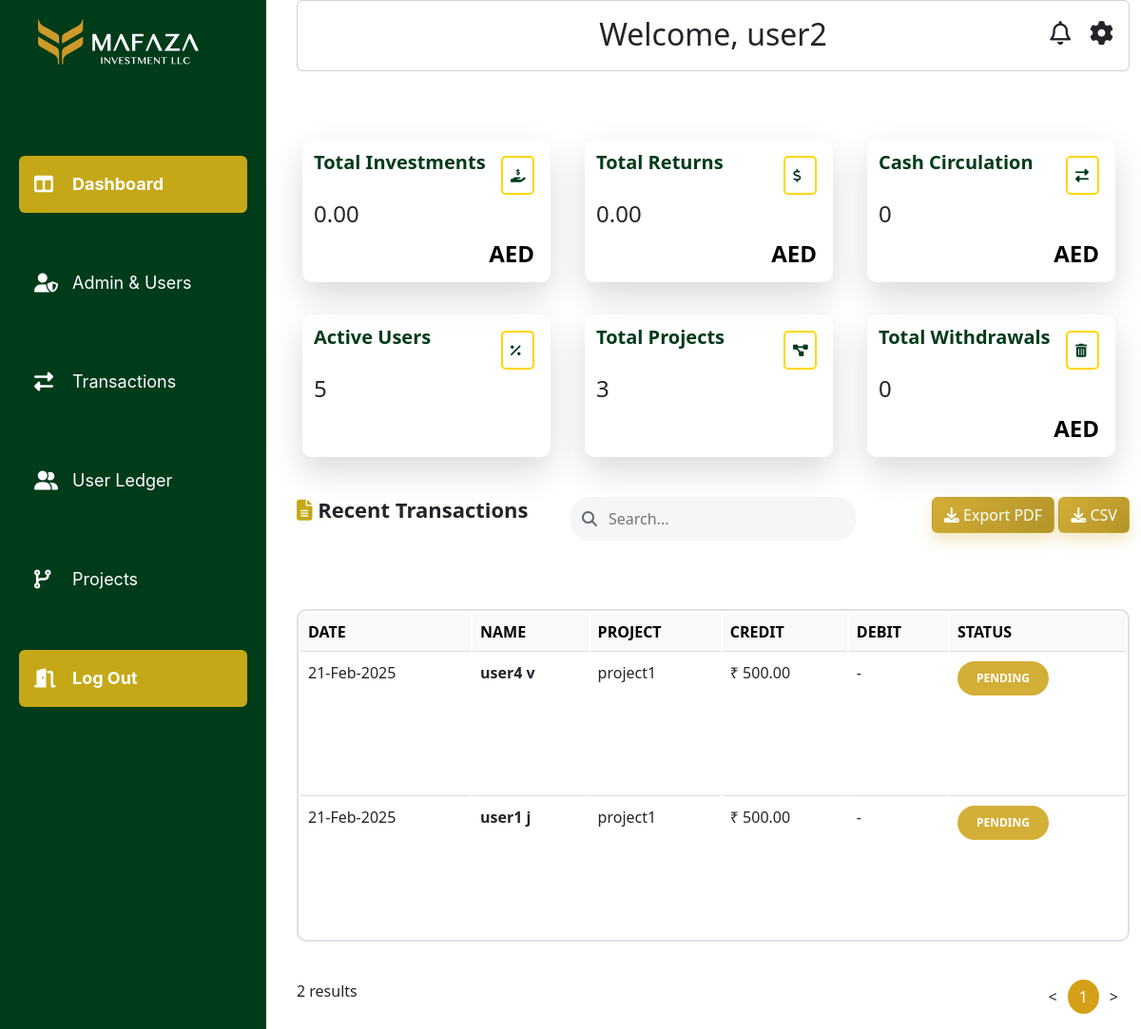
The app's page /mafazapp/admin/transactions/ (signed in), older data.
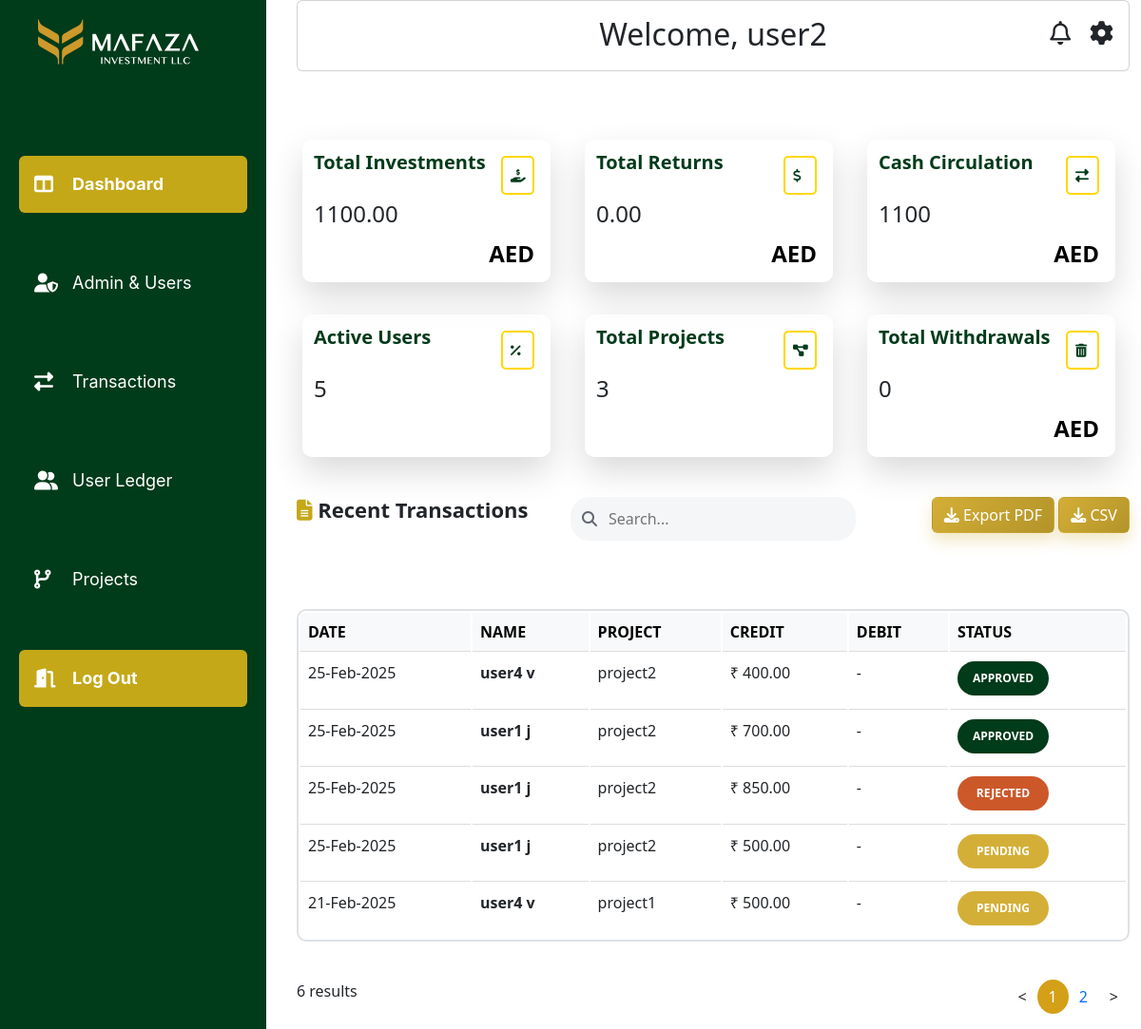
The same page, newer data.
### mafazapp/models.py (models this page shows, shortened)
class Transaction(models.Model):
    TRANSACTION_TYPES = [
        ('investment', 'Investment'),
        ('withdrawal', 'Withdrawal'),
    ]
    date = models.DateField(auto_now_add=True)
    user = models.ForeignKey(CustomUser, on_delete=models.CASCADE)
    amount = models.DecimalField(max_digits=12, decimal_places=2)
    project = models.ForeignKey(InvestmentProject, on_delete=models.CASCADE)
    transaction_type = models.CharField(max_length=20, choices=TRANSACTION_TYPES)
    narration = models.TextField()
    receipt = models.ImageField(upload_to='receipts/', blank=True, null=True)
    status = models.CharField(max_length=10, choices=STATUS_CHOICES, default='pending')  # New field for approval status

class CustomUser(AbstractUser):
    id = models.UUIDField(primary_key=True, default=uuid.uuid4, editable=False)
    phone_number = models.CharField(max_length=15)
    address = models.TextField()
    country = CountryField()
    status = models.CharField(max_length=20, choices=STATUS_CHOICES, default='PENDING')
    is_approved = models.BooleanField(default=False)
    created_at = models.DateTimeField(auto_now_add=True)
    has_requested = models.BooleanField(default=False)

class InvestmentProject(models.Model):
    project_name = models.CharField(max_length=255)
    total_investment = models.DecimalField(max_digits=15, decimal_places=2)
    min_roi = models.DecimalField(max_digits=5, decimal_places=2, help_text="Minimum Return on Investment (%)")
    max_roi = models.DecimalField(max_digits=5, decimal_places=2, help_text="Maximum Return on Investment (%)")
    project_description = models.TextField()
    images = models.ImageField(upload_to='project_images/', blank=True, null=True)
    created_at = models.DateTimeField(auto_now_add=True)

### mafazapp/views.py (the view)
# urls.py: path('admin/transactions/', views.admindashboard, name='admindashboard'),
@user_passes_test(admin_required, login_url='home')
@never_cache
def admindashboard(request):
    user = request.user
    if request.method == "POST" and "update_profile" in request.POST:
        form = UserProfileUpdateForm(request.POST, instance=user)
        if form.is_valid():
            form.save()
            return redirect("admindashboard")
    else:
        form = UserProfileUpdateForm(instance=user)
    total_investments = Transaction.objects.filter(transaction_type="investment", status="approved").aggregate(Sum("amount"))["amount__sum"] or 0
    total_returns = Transaction.objects.filter(transaction_type="return", status="approved").aggregate(Sum("amount"))["amount__sum"] or 0
    total_withdrawals = Transaction.objects.filter(transaction_type="withdrawal").aggregate(Sum("amount"))["amount__sum"] or 0
    cash_circulation = total_investments - total_withdrawals
    active_users = User.objects.filter(is_active=True).count()
    total_projects = InvestmentProject.objects.count()
    transactions_list = Transaction.objects.select_related("user", "project").order_by("-date")
    paginator = Paginator(transactions_list, 5)  # Show 10 transactions per page
    page = request.GET.get("page")
    try:
        transactions = paginator.page(page)
    except PageNotAnInteger:
        transactions = paginator.page(1)
    except EmptyPage:
        transactions = paginator.page(paginator.num_pages)
    context = {
        "form": form,
        "total_investments": total_investments,
        "total_returns": total_returns,
        "cash_circulation": cash_circulation,
        "active_users": active_users,
        "total_projects": total_projects,
        "total_withdrawals": total_withdrawals,
        "transactions": transactions,  # Paginated transactions
    }
    return render(request, "admindashboard.html", context)

### mafazapp/forms.py (shortened to what this page needs)
class UserProfileUpdateForm(forms.ModelForm):
    password = forms.CharField(
        required=False,
        widget=forms.PasswordInput(attrs={'class': 'input-field'}),
        help_text="Leave blank if you don't want to change the password.",
    )
    country = CountryField().formfield(
        widget=CountrySelectWidget(attrs={'class': 'form-control'})
    )
    class Meta:
        model = get_user_model()
        fields = ['username', 'first_name', 'last_name', 'email', 'phone_number', 'address', 'country', 'password']

### mafazapp/views.py (called while the page is built)
def admin_required(user):
    return user.is_authenticated and user.is_staff

### mafazapp/templates/admindashboard.html (shortened to what the changed rows need)
{% load static %}
<!DOCTYPE html>
<html lang="en">
<head>
    <link rel="stylesheet" type="text/css" href="{% static 'css/style.css' %}">
    <link href="https://cdn.jsdelivr.net/npm/bootstrap@5.3.0/dist/css/bootstrap.min.css" rel="stylesheet">
    <link rel="stylesheet" href="https://cdnjs.cloudflare.com/ajax/libs/font-awesome/6.5.1/css/all.min.css">
</head>
<body >
<div class="content">
    <div class="container-fluid" >
        <div class="row">
            <div class="col-lg-12 col-md-12 col-sm-12 col-12">
                <div class="card p-3">
                    <h2 class="text-center">Welcome, {{ request.user.first_name }}</h2>
                </div>
            </div>
        </div>
                <br><br><br>
        <div class="row card1">
            <div class="col-lg-4 col-md-6 col-sm-12 col-12 maincard no-padding">
                <div class="icon"><i class="fas fa-hand-holding-usd"></i></div>
                <h6>Total Investments</h6>
                <h4>{{ total_investments|floatformat:2 }}</h4>
                <span class="aed-text">AED</span>
            </div>
            <div class="col-lg-4 col-md-6 col-sm-12 col-12 maincard no-padding">
                    <div class="icon"><i class="fas fa-exchange-alt"></i></div>
                    <h6>Cash Circulation</h6>
                    <h4>{{ cash_circulation}}</h4>
                    <span class="aed-text">AED</span>
            </div>
        </div>
        <br><br>
        <div class="row mt-4">
            <div class="col-12">
                <table class="table">
                    <thead class="table-light">
                        <tr>
                            <th>DATE</th>
                            <th>NAME</th>
                            <th>PROJECT</th>
                            <th>CREDIT</th>
                            <th>DEBIT</th>
                            <th>STATUS</th>
                        </tr>
                    </thead>
                    <tbody>
                        {% for transaction in transactions %}
                        <tr>
                            <td>{{ transaction.date|date:"d-M-Y" }}</td>
                            <td><strong>{{ transaction.user.get_full_name }}</strong></td>
                            <td>{{ transaction.project.project_name }}</td>
                            <td>
                                {% if transaction.transaction_type == "investment" %}
                                    ₹ {{ transaction.amount }}
                                {% else %}
                                    -
                                {% endif %}
                            </td>
                            <td>
                                {% if transaction.transaction_type == "withdrawal" %}
                                    ₹ {{ transaction.amount }}
                                {% else %}
                                    -
                                {% endif %}
                            </td>
                            <td>
                                {% if transaction.status == "approved" %}
                                    <button class="badge3">APPROVED</button>
                                {% elif transaction.status == "pending" %}
                                    <button class="badge2">PENDING</button>
                                {% elif transaction.status == "rejected" %}
                                    <button class="badge1">REJECTED</button>
                                {% endif %}
                            </td>
                        </tr>
                        {% empty %}
                        <tr>
                            <td colspan="6" class="text-center">No transactions found.</td>
                        </tr>
                        {% endfor %}
                    </tbody>
                </table>
            </div>
        </div>
        <div class="row mt-4">
            <div class="col-6">
                <p>{{ transactions.paginator.count }} results</p>
            </div>
            <div class="col-6">
                <nav aria-label="Page navigation example">
                    <ul class="pagination justify-content-end">
                        {% for num in transactions.paginator.page_range %}
                            <li class="page-item {% if transactions.number == num %}active{% endif %}">
                                <a class="page-link" href="?page={{ num }}">{{ num }}</a>
                            </li>
                        {% endfor %}
                        {% if transactions.has_next %}
                            <li class="page-item">
                                <a class="page-link" href="?page={{ transactions.next_page_number }}">&gt;</a>
                            </li>
                        {% else %}
                            <li class="page-item disabled">
                                <a class="page-link" href="#">&gt;</a>
                            </li>
                        {% endif %}
                    </ul>
                </nav>
            </div>
        </div>
    </div>
</div>
</body>
</html>

Row changes from the older to the newer data that the page shows:
no longer on this page (row unchanged): Transaction: status "PENDING"
added Transaction: status "APPROVED"
added Transaction: status "APPROVED"
added Transaction: status "REJECTED"
added Transaction: status "PENDING"
Text that changed along with them:
{{ total_investments|floatformat:2 }}: "0.00" → "1100.00"
{{ cash_circulation }}: "0" → "1100"
{{ transactions.paginator.count }}: "2" → "6"
new list line: "2"
